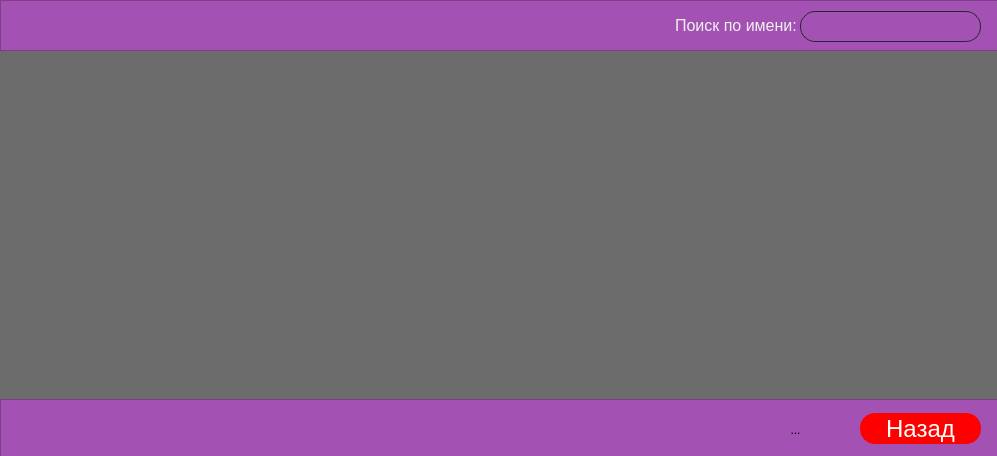
<?xml version="1.0" encoding="UTF-8"?>
<ui version="4.0">
 <class>DataBaseForm</class>
 <widget class="QWidget" name="DataBaseForm">
  <property name="geometry">
   <rect>
    <x>0</x>
    <y>0</y>
    <width>997</width>
    <height>456</height>
   </rect>
  </property>
  <property name="windowTitle">
   <string>База данных</string>
  </property>
  <widget class="QFrame" name="frame">
   <property name="geometry">
    <rect>
     <x>0</x>
     <y>40</y>
     <width>1011</width>
     <height>501</height>
    </rect>
   </property>
   <property name="styleSheet">
    <string notr="true"/>
   </property>
   <property name="frameShape">
    <enum>QFrame::StyledPanel</enum>
   </property>
   <property name="frameShadow">
    <enum>QFrame::Raised</enum>
   </property>
   <widget class="QTableView" name="dataBaseTableView">
    <property name="geometry">
     <rect>
      <x>0</x>
      <y>10</y>
      <width>1001</width>
      <height>351</height>
     </rect>
    </property>
    <property name="styleSheet">
     <string notr="true">QTableView QTableCornerButton::section {
    background: red;
    border: 2px outset red;
    color: red;
    background-color: rgb(64, 64, 64);
    border: 5px solid #f6f7fa;
    border-radius:0px;
    border-color: rgb(64, 64, 64);
 }

 QTableView {
         Color: white; /* text color in the table */
         Background-color: rgb(108, 108, 108); /* background color in the table*/
    alternate-background-color: rgb(64, 64, 64);
         Selection-color: white; /* The text color of the selected area*/
         Selection-background-color: rgb(77, 77, 77); /*The background color of the selected area*/
    border-radius: 0px;
    padding: 2px 4px;
}

QHeaderView {
    color: white;
    font: bold 10pt;
    background-color: rgb(108, 108, 108);
    border: 0px solid rgb(144, 144, 144);
    border:0px solid rgb(191,191,191);
    border-left-color: rgba(255, 255, 255, 0);
    border-top-color: rgba(255, 255, 255, 0);
    border-radius:0px;
    min-height:29px;
}

QHeaderView::section {
    color: white;
    background-color: rgb(64, 64, 64);
    border: 5px solid #f6f7fa;
    border-radius:0px;
    border-color: rgb(64, 64, 64);
} </string>
    </property>
   </widget>
   <widget class="QFrame" name="frame_3">
    <property name="geometry">
     <rect>
      <x>0</x>
      <y>359</y>
      <width>1001</width>
      <height>61</height>
     </rect>
    </property>
    <property name="styleSheet">
     <string notr="true">QFrame
{
font-family: сentury gothic;
font-size: 16px;
background-color: rgb(163, 81, 179);
}</string>
    </property>
    <property name="frameShape">
     <enum>QFrame::StyledPanel</enum>
    </property>
    <property name="frameShadow">
     <enum>QFrame::Raised</enum>
    </property>
    <widget class="QToolButton" name="printToolButton">
     <property name="geometry">
      <rect>
       <x>760</x>
       <y>-5</y>
       <width>71</width>
       <height>71</height>
      </rect>
     </property>
     <property name="styleSheet">
      <string notr="true">*
{
border: none;
}

QToolButton:hover
{
color: #333;
background: rgb(231, 231, 231);
}</string>
     </property>
     <property name="text">
      <string>...</string>
     </property>
     <property name="icon">
      <iconset resource="res.qrc">
       <normaloff>:/images/printing.png</normaloff>:/images/printing.png</iconset>
     </property>
     <property name="iconSize">
      <size>
       <width>40</width>
       <height>40</height>
      </size>
     </property>
    </widget>
    <widget class="QPushButton" name="backToMainWindowPushButton">
     <property name="geometry">
      <rect>
       <x>860</x>
       <y>14</y>
       <width>121</width>
       <height>31</height>
      </rect>
     </property>
     <property name="styleSheet">
      <string notr="true">QPushButton
{
background: red;
border-radius: 60px;
font-family: сentury gothic;
font-size: 24px;
color: white;
border-radius: 15px;
}

QPushButton:hover
{
color: #333;
border-radius: 15px;
background: #49ebff;
}</string>
     </property>
     <property name="text">
      <string>Назад</string>
     </property>
    </widget>
   </widget>
  </widget>
  <widget class="QFrame" name="frame_2">
   <property name="geometry">
    <rect>
     <x>0</x>
     <y>0</y>
     <width>1001</width>
     <height>51</height>
    </rect>
   </property>
   <property name="styleSheet">
    <string notr="true">QFrame
{
font-family: сentury gothic;
font-size: 16px;
background-color: rgb(163, 81, 179);
}</string>
   </property>
   <property name="frameShape">
    <enum>QFrame::StyledPanel</enum>
   </property>
   <property name="frameShadow">
    <enum>QFrame::Raised</enum>
   </property>
   <widget class="QLabel" name="searchLabel">
    <property name="geometry">
     <rect>
      <x>675</x>
      <y>15</y>
      <width>191</width>
      <height>21</height>
     </rect>
    </property>
    <property name="styleSheet">
     <string notr="true">color: rgb(240, 240, 240);</string>
    </property>
    <property name="text">
     <string>Поиск по имени: </string>
    </property>
   </widget>
   <widget class="QLineEdit" name="searchLineEdit">
    <property name="geometry">
     <rect>
      <x>800</x>
      <y>11</y>
      <width>181</width>
      <height>31</height>
     </rect>
    </property>
    <property name="styleSheet">
     <string notr="true">QLineEdit
{
border-radius: 15px;
border: 1px solid rgb(37, 39, 48);
color: #FFF;
text-align: center;
padding-left: 20px;
padding-right: 20px;
background-color: rgb(163, 81, 179);
font-size: 16px;
}</string>
    </property>
    <property name="maxLength">
     <number>25</number>
    </property>
    <property name="alignment">
     <set>Qt::AlignCenter</set>
    </property>
   </widget>
  </widget>
 </widget>
 <resources>
  <include location="res.qrc"/>
 </resources>
 <connections/>
</ui>
